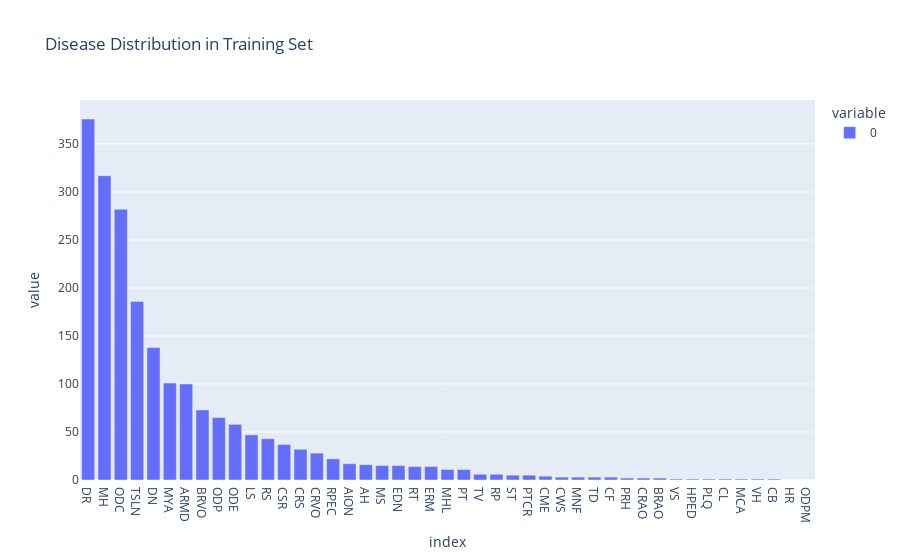

The notebook cell this image was saved under:
### Code cell
# EDA
disease_counts = train_labels.iloc[:, 2:].sum().sort_values(ascending=False)
fig = px.bar(disease_counts, title="Disease Distribution in Training Set")
fig.show()

### Figure 1 — Plotly figure (JSON) as saved in the notebook; plotly's stock layout.template omitted (floating-point values rounded to 4 significant figures)
{"data": [{"alignmentgroup": "True", "hovertemplate": "variable=0<br>index=%{x}<br>value=%{y}<extra></extra>", "legendgroup": "0", "marker": {"color": "#636efa", "pattern": {"shape": ""}}, "name": "0", "offsetgroup": "0", "orientation": "v", "showlegend": true, "textposition": "auto", "type": "bar", "x": ["DR", "MH", "ODC", "TSLN", "DN", "MYA", "ARMD", "BRVO", "ODP", "ODE", "LS", "RS", "CSR", "CRS", "CRVO", "RPEC", "AION", "AH", "MS", "EDN", "RT", "ERM", "MHL", "PT", "TV", "RP", "ST", "PTCR", "CME", "CWS", "MNF", "TD", "CF", "PRH", "CRAO", "BRAO", "VS", "HPED", "PLQ", "CL", "MCA", "VH", "CB", "HR", "ODPM"], "xaxis": "x", "y": [376, 317, 282, 186, 138, 101, 100, 73, 65, 58, 47, 43, 37, 32, 28, 22, 17, 16, 15, 15, 14, 14, 11, 11, 6, 6, 5, 5, 4, 3, 3, 3, 3, 2, 2, 2, 1, 1, 1, 1, 1, 1, 1, 0, 0], "yaxis": "y"}], "layout": {"barmode": "relative", "legend": {"title": {"text": "variable"}, "tracegroupgap": 0}, "title": {"text": "Disease Distribution in Training Set"}, "xaxis": {"anchor": "y", "domain": [0, 1], "title": {"text": "index"}}, "yaxis": {"anchor": "x", "domain": [0, 1], "title": {"text": "value"}}}}
